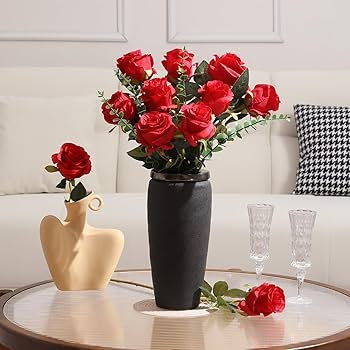
#> input picture project 3/rosepot.jpg, 350 x 350 px, found by its file name
$ python masking.py
#> lines starting #> are read from the running program, lines starting #| are printed output that depends on the picture; after the words box and inside, x2 and y2 are one past the last pixel; in counts of white or black regions, pixels touching at a corner belong together
import cv2
import numpy as np
import time

count = 0
bg = "white"

rose = cv2.imread(r"C:\Users\koval\Desktop\jetlearn python\open cv\project 3\rosepot.jpg")
#> rose is the input picture: shape (350, 350, 3); mean B, G, R 151.3, 160, 183

hsvcode = cv2.cvtColor(rose,cv2.COLOR_BGR2HSV)
#> hsvcode: shape (350, 350, 3); mean H, S, V 27.8, 54.4, 183.2
lb1 = np.array([0,100,100])
ub1 = np.array([10,255,255])
lb2 = np.array([160,100,100])
ub2 = np.array([179,255,255])

mask1 = cv2.inRange(hsvcode,lb1,ub1)
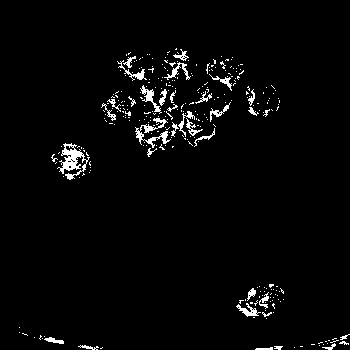
#> mask1: shape (350, 350); 2.8% white in thin lines or dots, all inside (x1, y1, x2, y2) = (19, 48, 350, 350)
mask2 = cv2.inRange(hsvcode,lb2,ub2)
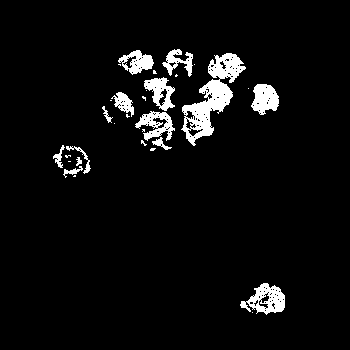
#> mask2: shape (350, 350); 5.2% white; 31 white regions (17 under 20 px), largest, box (x1, y1, x2, y2) and area: (181, 53, 246, 146) 2138, (240, 283, 285, 315) 763, (251, 84, 279, 115) 611
mask = cv2.bitwise_or(mask1,mask2)
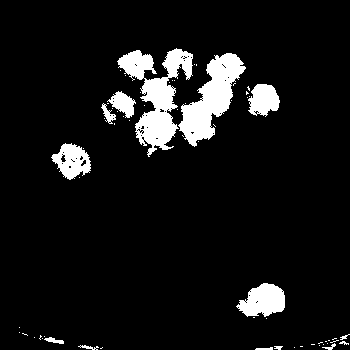
#> mask: shape (350, 350); 8% white; 64 white regions (50 under 20 px), largest, box (x1, y1, x2, y2) and area: (117, 48, 193, 157) 3369, (178, 53, 246, 147) 2792, (236, 283, 285, 317) 1128
kernel = np.ones((5,5),np.uint8)
mask = cv2.morphologyEx(mask,cv2.MORPH_CLOSE,kernel)
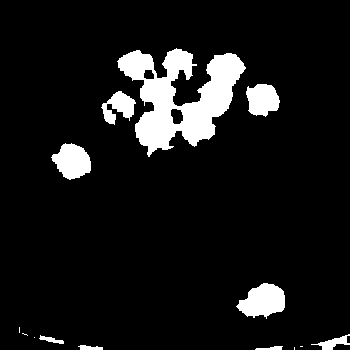
#> mask: shape (350, 350); 8.9% white; 14 white regions (5 under 20 px), largest, box (x1, y1, x2, y2) and area: (117, 48, 246, 157) 6723, (236, 283, 285, 319) 1165, (51, 143, 91, 180) 995
rose[mask>0]=[255,255,255]
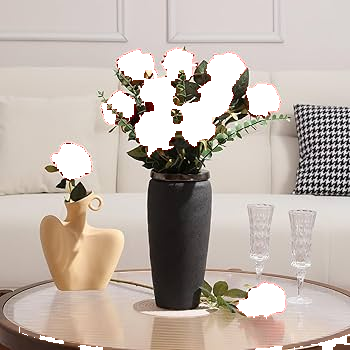
#> rose: shape (350, 350, 3); 8.88% of pixels changed, all inside (x1, y1, x2, y2) = (19, 48, 350, 350)
cv2.imshow("screen",rose)
cv2.waitKey(0)
cv2.destroyAllWindows()
